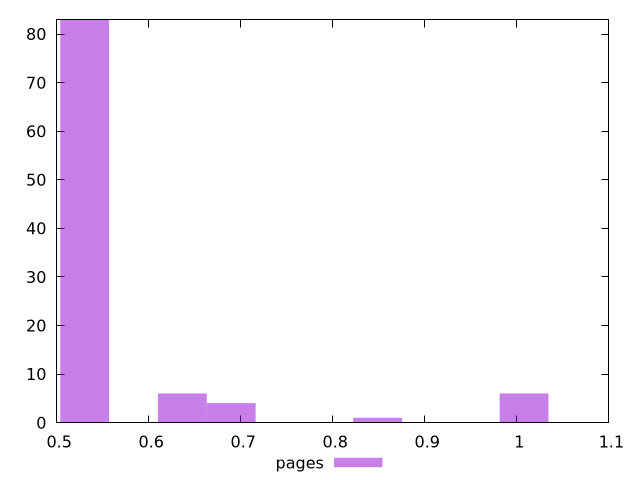

This figure's gnuplot source:
$_pages <<EOF
1.0078798572007504 6
0.5304630827372371 83
0.6896020075584082 4
0.6365556992846845 6
0.8487409323795793 1
EOF
set key outside below
set terminal pngcairo
set output "report_00004_2020-11-02T20-21-41.718Z/uses-rel-preload/pages//hist.png"
set yrange [0:83]
set boxwidth 0.053046308273723704
set style fill transparent solid 0.5 noborder
plot $_pages title "pages" with boxes ,
